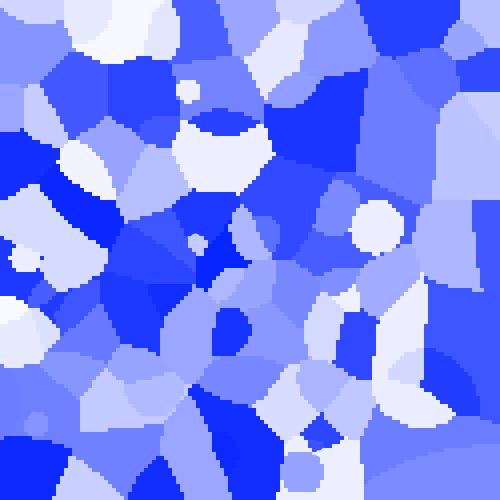
Frame 1 (no input)
Frame 60 (the mouse pressed at the canvas centre just before this capture): identical to frame 1, image omitted
Frame 120 (the mouse held since frame 60 and released just before this capture): identical to frame 1, image omitted

The Processing sketch that drew this single still picture (run headless with seeded random() and noise(); from frame 60 on, the mouse is pressed at the canvas centre):

// Processing sketch: MW_Voronoi_high_order
// ── MW_Voronoi_high_order.pde
ArrayList<Region> regions = new ArrayList<Region>();
float pSize;
int rN = 100;//number of regions
float basehue;
float pSW = 10;
int power = 2;
boolean render = false;

void setup(){
  size(500, 500);
  //fullScreen();
  colorMode(HSB, 360, 100, 100);
  basehue = random(360);
  for(int i = 0; i < rN; i++){
    int col = color(basehue, random(100), 100);
    PVector p = new PVector(random(width), random(height));
    regions.add(new Region(p, col));
  }
}

void keyPressed(){
  if(keyCode == UP){
    power++;
  }else if(keyCode == DOWN){
    power--;
  }
  if(key == 'r'){
    render = !render;
  }
  if(key == 's'){
    basehue = random(360);
    regions = new ArrayList<Region>();
    for(int i = 0; i < rN; i++){
      int col = color(basehue, random(100), 100);
      PVector p = new PVector(random(width), random(height));
      regions.add(new Region(p, col));
    }
  }
}

void draw(){
  background(255);
  noStroke();
  //float t = pSize;
  if(render){
    pSize = 1;
  }else{
    pSize = 4;
  }
  for(int x = 0; x < width; x+=pSize){
    for(int y = 0; y < height; y+=pSize){
      fill(nearestColor(power, new PVector(x, y)));
      rect(x, y, pSize, pSize);
    }
  }
  
  for(Region region : regions){
    region.show();
  }
}

int nearestColor(int val, PVector p){
  float minDist = Float.POSITIVE_INFINITY;
  int col = color(0);
  for(Region region : regions){
    float dst = dist(val, region.p, p)/region.w;
    if(minDist > dst){
      minDist = dst;
      col = region.col;
    }
  }
  return col;
}
public float dist(int pNorm, PVector a, PVector b){
  float dx = b.x - a.x; float dy = b.y - a.y;
  return abs(ipow(dx, pNorm)) + abs(ipow(dy, pNorm));
}

float ipow(float x, int p){
  float result = x;
  for(int i = 1 ; i < p; i++){
    result *= x;
  }
  return result;
}

class Region{
  PVector p;
  int col;
  float w;
  
  Region(PVector p, int col){
    this.p = p;
    this.col = col;
    this.w = random(0.5f, 2);
  }
  
  public void show(){
    stroke(col);
    strokeWeight(pSW);
    point(p.x, p.y);
  }
}
